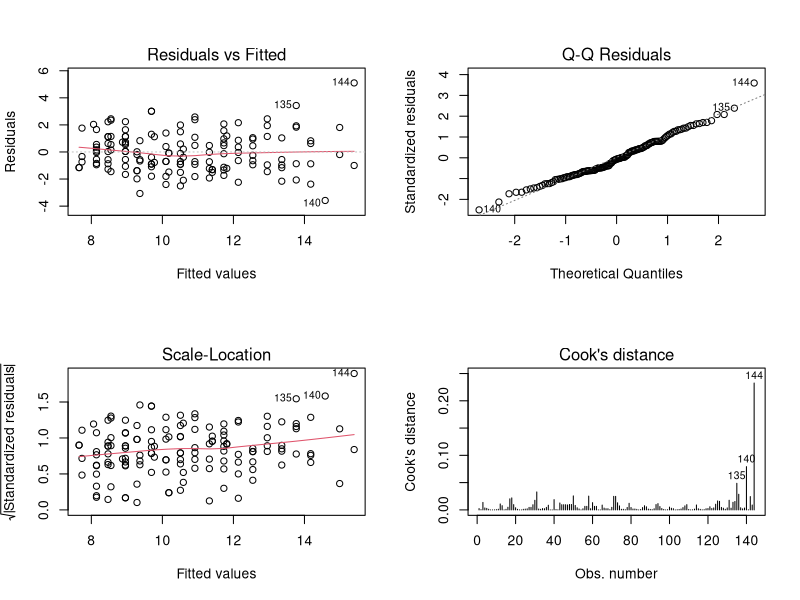
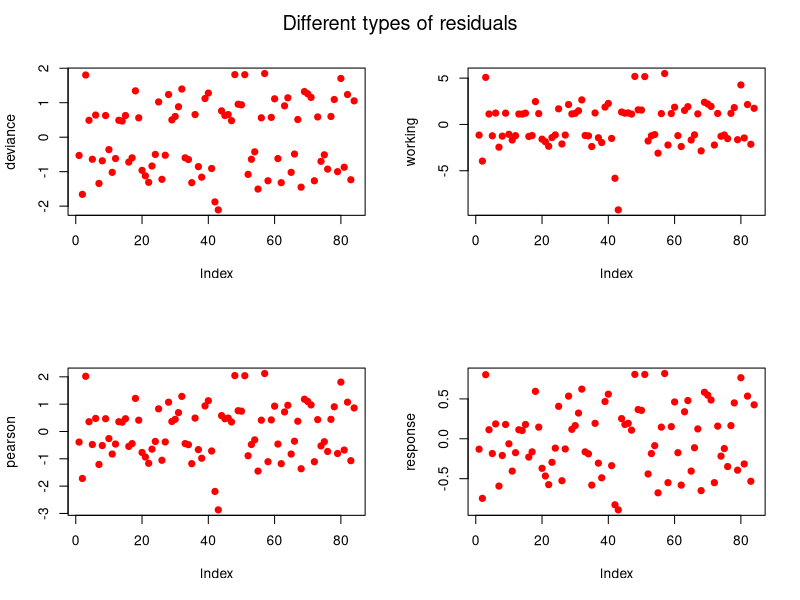
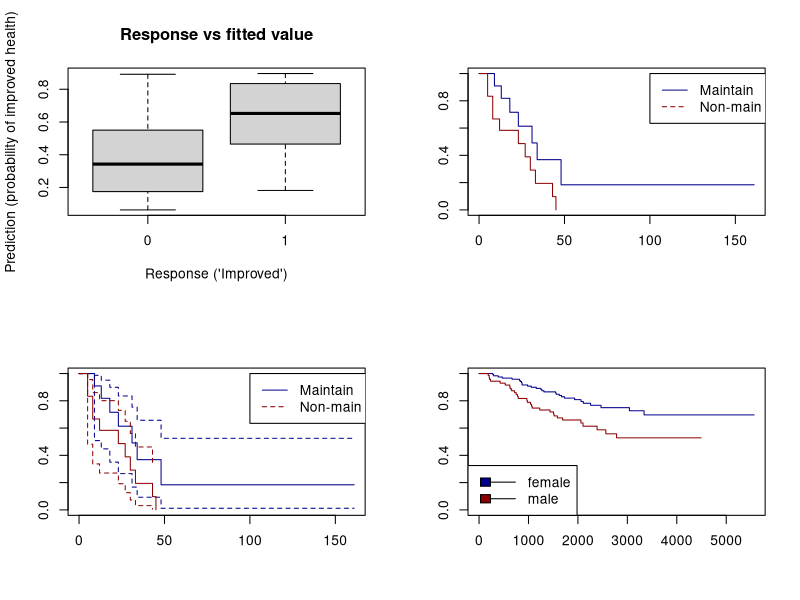
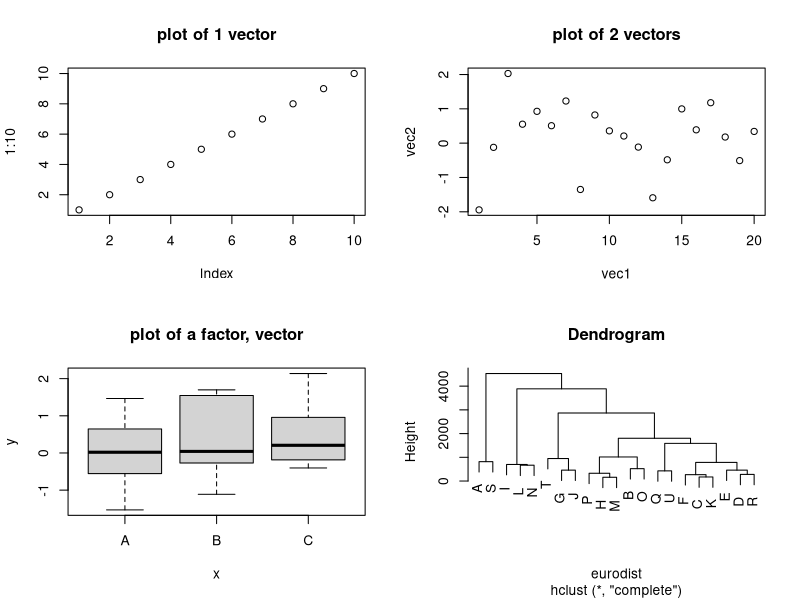
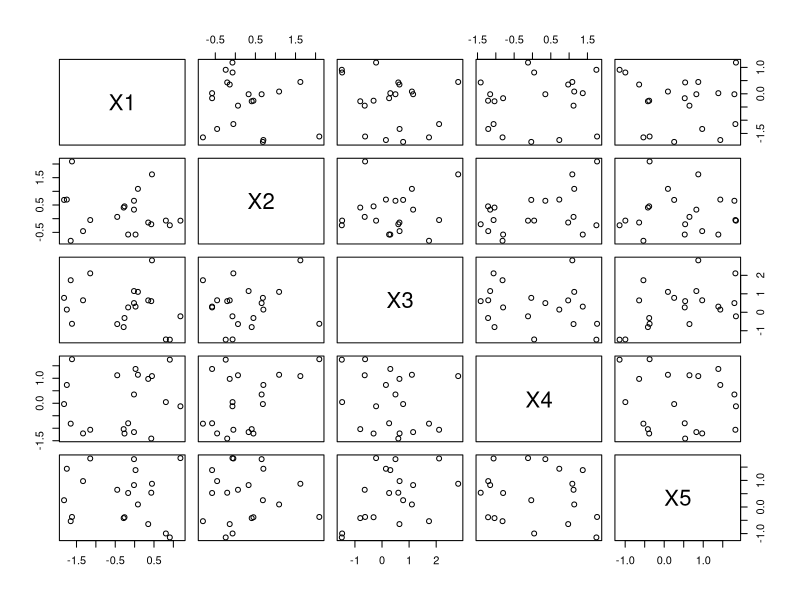

These figures' R source, in order:
### R code from vignette source 'L5.rnw'
### Encoding: ISO8859-1

###################################################
### code chunk number 1: lmcats
###################################################
library(MASS)
## dataset cats
str(cats)
cats.lmB <- lm(Hwt~Bwt, data=cats)
cats.lmBS <- lm(Hwt~Bwt + Sex, data=cats)


###################################################
### code chunk number 2: lmcats2
###################################################
 # Include all variables in the model
cats.all<-lm(Hwt~., data=cats) 
coefficients(cats.all)
# Remove Bwt from the model
cats.all1<-lm(Hwt~.-Bwt,  data=cats)
coefficients(cats.all1)


###################################################
### code chunk number 3: lmcatsPlot
###################################################
par(mfrow=c(2,2))
plot(cats.all, which=1:4)


###################################################
### code chunk number 4: family
###################################################
?family


###################################################
### code chunk number 5: glm
###################################################
library(vcd)
require(survival)
str(Arthritis)


###################################################
### code chunk number 6: glm1
###################################################
## transform the health status in a binary variable
Arthritis2 <- Arthritis
Arthritis2[ ,"Improved"] <- ifelse(Arthritis[ ,"Improved"] == "None", 0, 1)

## Randomize row order
Arthritis2 <- Arthritis2[sample(1:nrow(Arthritis2)), ]

## fit glm
logitm <- glm(Improved ~ Age + Sex + Treatment,
                  data = Arthritis2, family = binomial(link=logit))

#Here is the resulting logistic regression model:

summary(logitm)


###################################################
### code chunk number 7: glmPlotRes
###################################################
opar <- par(mfrow=c(2,2))
for (i in c('deviance', 'working', 'pearson', 'response'))
 plot(resid(logitm, type=i), ylab=i, pch=19, col="red")
mtext('Different types of residuals',line=-2, outer=T, cex=1.2)
par(opar)


###################################################
### code chunk number 8: logitmpredictnew
###################################################
predict(logitm, newdata=data.frame(Treatment="Placebo", Sex="Female", Age=32), type="response")
predict(logitm, newdata=data.frame(Treatment="Treated", Sex="Male", Age=70), type="response")


###################################################
### code chunk number 9: logitm2 (eval = FALSE)
###################################################
## logitm2 <- glm(Improved ~ Treatment,
##                   data = Arthritis2, family = binomial(link=logit))
## summary(logitm2)
## summary(logitm2)$aic


###################################################
### code chunk number 10: logitmfitted
###################################################
boxplot(logitm$fitted ~ Arthritis2[ ,"Improved"], main="Response vs fitted value", 
xlab="Response ('Improved')", 
ylab="Prediction (probability of improved health)")


###################################################
### code chunk number 11: logitmfitted (eval = FALSE)
###################################################
## boxplot(predict(logitm, newdata=Arthritis2, 
## type="response") ~ Arthritis2[ ,"Improved"], main=
##   "Response vs fitted value", xlab=
##   "Response ('Improved')", ylab=
##   "Prediction (probability of improved health)")


###################################################
### code chunk number 12: surv
###################################################
data(leukemia)
head(leukemia)
mysurv <- Surv(leukemia$time, leukemia$status)
head(mysurv)


###################################################
### code chunk number 13: survival
###################################################
leuk.km <- survfit(Surv(time, status) ~ x, data=leukemia)
plot(leuk.km, lty=1, col=c("darkblue","darkred"))
legend(100, 1, legend=c('Maintain', 'Non-main'), lty=1:2, col=c("darkblue","darkred"))


###################################################
### code chunk number 14: Survival_conf
###################################################
leuk.km2 <- survfit(Surv(time, status) ~ x,
                   data=leukemia,
                   conf.type='log-log')
summary(leuk.km2)
plot(leuk.km2, mark.time=FALSE, conf.int=TRUE, lty=1, col=c("darkblue","darkred"))
legend(100, 1, legend=c('Maintain', 'Non-main'), lty=1:2, col=c("darkblue","darkred"))


###################################################
### code chunk number 15: survivalTest
###################################################
survdiff(Surv(time, status) ~ x,
                   data=leukemia)


###################################################
### code chunk number 16: CoxProp
###################################################
leuk.ph <- coxph(Surv(time, status) ~ x, data=leukemia)
summary(leuk.ph)


###################################################
### code chunk number 17: loadMelanoma
###################################################
require(MASS)
data(Melanoma)
head(Melanoma)


###################################################
### code chunk number 18: survivalkm
###################################################
Melanoma<- Melanoma[!Melanoma$status==3,]
Melanoma$status[ Melanoma$status==2]<-0
MelanomaKM<-survfit(Surv(time, status)~sex, data=Melanoma)
plot(MelanomaKM, lty=1, col=c("darkblue",  "darkred"))
legend("bottomleft", legend=c("female", "male"), lty=1, fill=c("darkblue",  "darkred"))
## logrank test
survdiff(formula = Surv(time, status) ~ sex, data = Melanoma)


###################################################
### code chunk number 19: survivalcoxph (eval = FALSE)
###################################################
## summary(coxph(Surv(time, status) ~ ., data=Melanoma))


###################################################
### code chunk number 20: class
###################################################
a<- c(1:10)
class(a)
is.data.frame(a)
is.matrix(a)
is.character(a)
a<-as.factor(a)
class(a)
is.character(a)
is.factor(a)
class(as.character(a))


###################################################
### code chunk number 21: myMean Function
###################################################
myMean<-function(y1) {
        mean<-sum(y1)/length(y1)
        return(mean)
  	}


###################################################
### code chunk number 22: Functions: conditional statements- if
###################################################
x <- 9
if (x > 0) sqrt(x) else sqrt(-x)


###################################################
### code chunk number 23: Functions: conditional statements- ifelse
###################################################
ifelse(x >= 0, sqrt(x), sqrt(-x))


###################################################
### code chunk number 24: Functions: For loop
###################################################
for(i in 1:5) print(i^2)


###################################################
### code chunk number 25: colSd
###################################################
colSd<-function(df) apply(df, 2, sd)
colSd(women)


###################################################
### code chunk number 26: tapply
###################################################
women$age<-sample(30:39, 15, replace=TRUE)
ageSplit<- ifelse(women$age<35, "under35", "over35")
print(ageSplit)
tapply(women$weigh, ageSplit, length)
tapply(women$weigh, ageSplit, summary)


###################################################
### code chunk number 27: Functions: apply lapply sapply tapply
###################################################
myList <- list(WomenMat=women, WomenAge= women$age, beta = exp(-3:3), logicalVec = c(TRUE,FALSE,FALSE,TRUE))
# compute the list mean for each list element
res1=lapply(myList, length)
print(res1)
print(paste("Class of res1:", class(res1)))

res2=sapply(myList, length)
print(res2)
print(paste("Class of res2:", class(res2)))


###################################################
### code chunk number 28: testingApply
###################################################
myMA <- matrix(rnorm(1000000), 100000, 10, dimnames=list(1:100000, paste("C", 1:10, sep="")))

results <- NULL 
system.time(for(i in seq(along=myMA[,1])) results <- c(results, mean(myMA[i,]))) 

results <- numeric(length(myMA[,1])) 
system.time(for(i in seq(along=myMA[,1])) results[i] <- mean(myMA[i,])) 


system.time(myMAmean <- apply(myMA, 1, mean))
system.time(myMAmean <- rowMeans(myMA))

system.time(myMAsd <- apply(myMA, 1, sd))
system.time(myMAsd <- sqrt((rowSums((myMA-rowMeans(myMA))^2)) / (length(myMA[1,])-1)))


###################################################
### code chunk number 29: grep
###################################################
grep("A", LETTERS)
grep("A", LETTERS, value=TRUE)


###################################################
### code chunk number 30: sub
###################################################
sub("B", "A", LETTERS)


###################################################
### code chunk number 31: strsplit
###################################################
a<-date()
strsplit(a, " ")
strsplit(a, "J")
b<-strsplit(a, "11")
class(b)
b<-unlist(b)
class(b)


###################################################
### code chunk number 32: strsplit
###################################################
a<-"aedin@jimmy.harvard.edu"
strsplit(a, "\\.")


###################################################
### code chunk number 33: NA
###################################################
a<-c(1:10, NA, NA)
a<-c(1:10, NA, NA)
summary(a)
mean(a)
mean(a, na.rm=TRUE)


###################################################
### code chunk number 34: plot
###################################################
par(mfrow=c(2,2))
plot(1:10)
title("plot of 1 vector")
plot(1:20, rnorm(20), xlab="vec1", ylab="vec2")
title("plot of 2 vectors")
plot(factor(rep(c("A", "B", "C"), 7)),rnorm(21))
title("plot of a factor, vector")
hca<-hclust(eurodist)
plot(hca, main="Dendrogram", labels=LETTERS[1:21])


###################################################
### code chunk number 35: plot2
###################################################
plot(data.frame(matrix(rnorm(100), ncol=5)))


###################################################
### code chunk number 36: A (eval = FALSE)
###################################################
## solar.radiation <- c(11.1, 10.6 ,  6.3 ,  8.8 ,  10.7 ,  11.2 ,  8.9 ,  12.2)


###################################################
### code chunk number 37: B (eval = FALSE)
###################################################
## myFn<-function(x) {
##   results<-c(mean=mean(x), median=median(x), var=var(x))
##   print(results)
##   }
## myFn(solar.radiation)
## summary(solar.radiation)


###################################################
### code chunk number 38: C (eval = FALSE)
###################################################
## sr10 <- solar.radiation + 10
## myFn(sr10)


###################################################
### code chunk number 39: D (eval = FALSE)
###################################################
## par(mfrow=c(2,2))
## 
## myFn<-function(x, myTitle=NULL, myColor="red") {
## 	results<-c(mean=mean(x), median=median(x), var=var(x))
## 	print(results)
## 	hist(x,  main=myTitle, col=myColor)
## 	}
## 
## myFn(solar.radiation, myTitle="solar.radiation", myColor="magenta")
## myFn(sr10, myTitle="sr10", myColor="gold")


###################################################
### code chunk number 40: E (eval = FALSE)
###################################################
## myFn<-function(x, myTitle=NULL,yLab=NULL, myColor="red") {
## 	results<-c(mean=mean(x), median=median(x), var=var(x))
## 	print(results)
## 	hist(x,  main=myTitle, col=myColor)
## 	plot(x,  main=myTitle, col=myColor, ylab=yLab)
## 	}
## 
## myFn(solar.radiation, myTitle="solar radiation data", myColor="magenta", yLab="solar radiation observed")


###################################################
### code chunk number 41: F (eval = FALSE)
###################################################
## date <- 1:8 
## 
## myFn<-function(x, y, myTitle=NULL,yLab=NULL,xLab=NULL, myColor="red", abline=TRUE) {
## 	results<-c(mean=mean(x), median=median(x), var=var(x))
## 	print(results)
## 	hist(x,  main=myTitle, col=myColor)
## 	plot(y, x,  main=myTitle, col=myColor, ylab=yLab, xlab=xLab)
## 	lmObj <- lm(x ~ y)
## 	abline(lmObj, lwd=3, col="green", lty=2)
## 	}
## 
## myFn(solar.radiation, date,  myTitle="solar radiation data", yLab="solar radiation observed", xLab="date",myColor="magenta")


###################################################
### code chunk number 42: image (eval = FALSE)
###################################################
## save.image("L5.RData")
## savehistory("L5.Rhistory")
## dir()
## dir(pattern="RData")
## load("L5.RData")
## loadhistory("L5.Rhistory")


###################################################
### code chunk number 43: system.time
###################################################
df<-matrix(rnorm(5000000), ncol=20000)
system.time(apply(df,1,mean))
system.time(rowMeans(df))


###################################################
### code chunk number 44: pkgseleton (eval = FALSE)
###################################################
## package.skeleton(name="myFirstRPackage")


###################################################
### code chunk number 45: Rprofile (eval = FALSE)
###################################################
## sessionInfo()
## search()
## q()


###################################################
### code chunk number 46: Rprofile
###################################################
sessionInfo()
search()


###################################################
### code chunk number 47: installed
###################################################
mypkg<-installed.packages()
dim(mypkg)
summary(mypkg)


###################################################
### code chunk number 48: pkg (eval = FALSE)
###################################################
## packageStatus()
